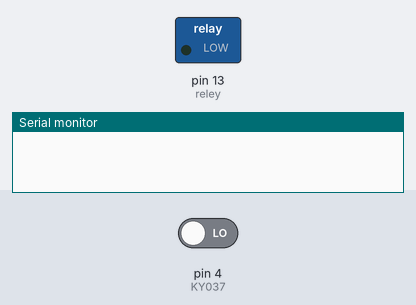
A sketch run on a simulated Arduino Uno, built with avr-gcc and run on an emulated ATmega328P. Parts: switched loads named in the sketch (green lamp = pin HIGH), the last lines printed to the serial monitor. Dashed ring = blinking. Inputs (shaded band) come from the test bench; at power-on: pin 4 (KY037) LOW.

Above: at 1.2 s.
1.3 s: pin 4 (KY037) driven HIGH
At 1.57 s:
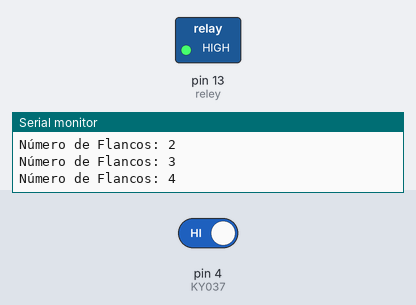
4.3 s: pin 4 (KY037) driven LOW
At 4.3 s:
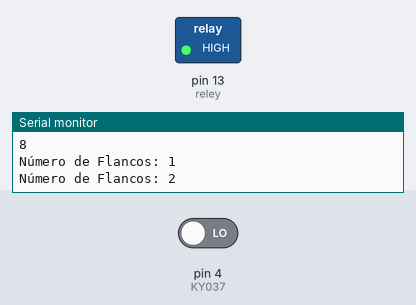
Timing chart, 0 to 7.3 s (numbered marks = the images above; inputs shaded):
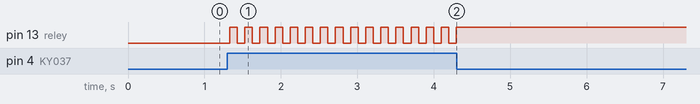

The sketch:

Control-Foco-KY-037-y-KY-019.ino
```cpp
/*
  Derechos de autor © UNIT Electronics
  Este codigo se proporciona "tal cual", sin garantías de ningún tipo.

  Para más información, visita nuestro blog:
  https://blog.uelectronics.com/tarjetas-desarrollo/uso-de-los-sensores-de-sonido-ky-038-ky-037-para-controlar-el-encendido-de-un-foco/
*/

// Nota: Ajustar la sensibilidad del micrófono con el trimpot

int reley = 13;    // Pin 13 para controlar el relé que activará el foco
int KY037 = 4;     // Pin 4 para la salida digital del sensor KY-037
int FlancoKY = 0;  // Variable para contar los flancos detectados por el sensor

void setup() {
  Serial.begin(9600);        // Inicialización del puerto serial a 9600 baudios
  pinMode(reley, OUTPUT);    // Configura el pin del relé como salida
  pinMode(KY037, INPUT);     // Configura el pin del KY-037 como entrada para recibir datos
}

void loop() {
  if (digitalRead(KY037) == HIGH) {   // Si se detecta un sonido (nivel alto en el pin del KY-037)
    FlancoKY++;                      // Incrementa el contador de flancos
    Serial.print("Número de Flancos: ");  // Imprime un mensaje indicando el número de flancos detectados
    Serial.println(FlancoKY, DEC);         // Imprime el valor actual del contador en formato decimal

    if (FlancoKY == 4) {              // Si el contador llega a 4 (valor calibrado según el sistema)
      Serial.println(FlancoKY);      // Imprime el valor del flanco = 4
      digitalWrite(reley, HIGH);     // Activa el relé para encender el foco
    } else if (FlancoKY == 8) {       // Si el contador llega a 8 (indicando un nuevo ciclo de detección)
      Serial.println(FlancoKY);      // Imprime el valor del flanco = 8
      digitalWrite(reley, LOW);      // Desactiva el relé para apagar el foco
      FlancoKY = 0;                  // Reinicia el contador de flancos para el siguiente ciclo
    }
  }
}
```

Measured:
- after the input at 1.3 s, pin 13 (reley): alternates HIGH for 0.10 s and LOW for 0.10 s, starting at once
- after the input at 4.3 s, pin 13 (reley): stops changing and stays HIGH
